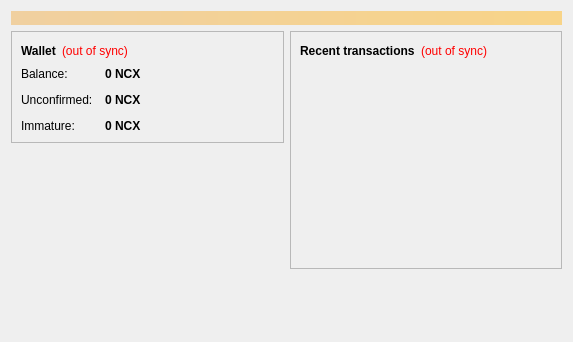
<?xml version="1.0" encoding="UTF-8"?>
<ui version="4.0">
 <class>OverviewPage</class>
 <widget class="QWidget" name="OverviewPage">
  <property name="geometry">
   <rect>
    <x>0</x>
    <y>0</y>
    <width>573</width>
    <height>342</height>
   </rect>
  </property>
  <property name="windowTitle">
   <string>Form</string>
  </property>
  <layout class="QVBoxLayout" name="topLayout">
   <item>
    <widget class="QLabel" name="labelAlerts">
     <property name="visible">
      <bool>false</bool>
     </property>
     <property name="styleSheet">
      <string notr="true">background-color: qlineargradient(x1: 0, y1: 0, x2: 1, y2: 0, stop:0 #F0D0A0, stop:1 #F8D488); color:#000000;</string>
     </property>
     <property name="wordWrap">
      <bool>true</bool>
     </property>
     <property name="margin">
      <number>3</number>
     </property>
    </widget>
   </item>
   <item>
    <layout class="QHBoxLayout" name="horizontalLayout" stretch="1,1">
     <item>
      <layout class="QVBoxLayout" name="verticalLayout_2">
       <item>
        <widget class="QFrame" name="frame">
         <property name="frameShape">
          <enum>QFrame::StyledPanel</enum>
         </property>
         <property name="frameShadow">
          <enum>QFrame::Raised</enum>
         </property>
         <layout class="QVBoxLayout" name="verticalLayout_4">
          <item>
           <layout class="QHBoxLayout" name="horizontalLayout_4">
            <item>
             <widget class="QLabel" name="label_5">
              <property name="font">
               <font>
                <weight>75</weight>
                <bold>true</bold>
               </font>
              </property>
              <property name="text">
               <string>Wallet</string>
              </property>
             </widget>
            </item>
            <item>
             <widget class="QLabel" name="labelWalletStatus">
              <property name="toolTip">
               <string>The displayed information may be out of date. Your wallet automatically synchronizes with the Ncccoin network after a connection is established, but this process has not completed yet.</string>
              </property>
              <property name="styleSheet">
               <string notr="true">QLabel { color: red; }</string>
              </property>
              <property name="text">
               <string notr="true">(out of sync)</string>
              </property>
              <property name="alignment">
               <set>Qt::AlignLeading|Qt::AlignLeft|Qt::AlignVCenter</set>
              </property>
             </widget>
            </item>
            <item>
             <spacer name="horizontalSpacer_2">
              <property name="orientation">
               <enum>Qt::Horizontal</enum>
              </property>
              <property name="sizeHint" stdset="0">
               <size>
                <width>40</width>
                <height>20</height>
               </size>
              </property>
             </spacer>
            </item>
           </layout>
          </item>
          <item>
           <layout class="QFormLayout" name="formLayout_2">
            <property name="fieldGrowthPolicy">
             <enum>QFormLayout::AllNonFixedFieldsGrow</enum>
            </property>
            <property name="horizontalSpacing">
             <number>12</number>
            </property>
            <property name="verticalSpacing">
             <number>12</number>
            </property>
            <item row="0" column="0">
             <widget class="QLabel" name="label">
              <property name="text">
               <string>Balance:</string>
              </property>
             </widget>
            </item>
            <item row="0" column="1">
             <widget class="QLabel" name="labelBalance">
              <property name="font">
               <font>
                <weight>75</weight>
                <bold>true</bold>
               </font>
              </property>
              <property name="cursor">
               <cursorShape>IBeamCursor</cursorShape>
              </property>
              <property name="toolTip">
               <string>Your current balance</string>
              </property>
              <property name="text">
               <string notr="true">0 NCX</string>
              </property>
              <property name="textInteractionFlags">
               <set>Qt::LinksAccessibleByMouse|Qt::TextSelectableByKeyboard|Qt::TextSelectableByMouse</set>
              </property>
             </widget>
            </item>
            <item row="1" column="0">
             <widget class="QLabel" name="label_3">
              <property name="text">
               <string>Unconfirmed:</string>
              </property>
             </widget>
            </item>
            <item row="1" column="1">
             <widget class="QLabel" name="labelUnconfirmed">
              <property name="font">
               <font>
                <weight>75</weight>
                <bold>true</bold>
               </font>
              </property>
              <property name="cursor">
               <cursorShape>IBeamCursor</cursorShape>
              </property>
              <property name="toolTip">
               <string>Total of transactions that have yet to be confirmed, and do not yet count toward the current balance</string>
              </property>
              <property name="text">
               <string notr="true">0 NCX</string>
              </property>
              <property name="textInteractionFlags">
               <set>Qt::LinksAccessibleByMouse|Qt::TextSelectableByKeyboard|Qt::TextSelectableByMouse</set>
              </property>
             </widget>
            </item>
            <item row="2" column="0">
             <widget class="QLabel" name="labelImmatureText">
              <property name="text">
               <string>Immature:</string>
              </property>
             </widget>
            </item>
            <item row="2" column="1">
             <widget class="QLabel" name="labelImmature">
              <property name="font">
               <font>
                <weight>75</weight>
                <bold>true</bold>
               </font>
              </property>
              <property name="toolTip">
               <string>Mined balance that has not yet matured</string>
              </property>
              <property name="text">
               <string notr="true">0 NCX</string>
              </property>
              <property name="textInteractionFlags">
               <set>Qt::LinksAccessibleByMouse|Qt::TextSelectableByKeyboard|Qt::TextSelectableByMouse</set>
              </property>
             </widget>
            </item>
           </layout>
          </item>
         </layout>
        </widget>
       </item>
       <item>
        <spacer name="verticalSpacer">
         <property name="orientation">
          <enum>Qt::Vertical</enum>
         </property>
         <property name="sizeHint" stdset="0">
          <size>
           <width>20</width>
           <height>40</height>
          </size>
         </property>
        </spacer>
       </item>
      </layout>
     </item>
     <item>
      <layout class="QVBoxLayout" name="verticalLayout_3">
       <item>
        <widget class="QFrame" name="frame_2">
         <property name="frameShape">
          <enum>QFrame::StyledPanel</enum>
         </property>
         <property name="frameShadow">
          <enum>QFrame::Raised</enum>
         </property>
         <layout class="QVBoxLayout" name="verticalLayout">
          <item>
           <layout class="QHBoxLayout" name="horizontalLayout_2">
            <item>
             <widget class="QLabel" name="label_4">
              <property name="text">
               <string>&lt;b&gt;Recent transactions&lt;/b&gt;</string>
              </property>
             </widget>
            </item>
            <item>
             <widget class="QLabel" name="labelTransactionsStatus">
              <property name="toolTip">
               <string>The displayed information may be out of date. Your wallet automatically synchronizes with the Ncccoin network after a connection is established, but this process has not completed yet.</string>
              </property>
              <property name="styleSheet">
               <string notr="true">QLabel { color: red; }</string>
              </property>
              <property name="text">
               <string notr="true">(out of sync)</string>
              </property>
              <property name="alignment">
               <set>Qt::AlignRight|Qt::AlignTrailing|Qt::AlignVCenter</set>
              </property>
             </widget>
            </item>
            <item>
             <spacer name="horizontalSpacer">
              <property name="orientation">
               <enum>Qt::Horizontal</enum>
              </property>
              <property name="sizeHint" stdset="0">
               <size>
                <width>40</width>
                <height>20</height>
               </size>
              </property>
             </spacer>
            </item>
           </layout>
          </item>
          <item>
           <widget class="QListView" name="listTransactions">
            <property name="styleSheet">
             <string notr="true">QListView { background: transparent; }</string>
            </property>
            <property name="frameShape">
             <enum>QFrame::NoFrame</enum>
            </property>
            <property name="verticalScrollBarPolicy">
             <enum>Qt::ScrollBarAlwaysOff</enum>
            </property>
            <property name="horizontalScrollBarPolicy">
             <enum>Qt::ScrollBarAlwaysOff</enum>
            </property>
            <property name="selectionMode">
             <enum>QAbstractItemView::NoSelection</enum>
            </property>
           </widget>
          </item>
         </layout>
        </widget>
       </item>
       <item>
        <spacer name="verticalSpacer_2">
         <property name="orientation">
          <enum>Qt::Vertical</enum>
         </property>
         <property name="sizeHint" stdset="0">
          <size>
           <width>20</width>
           <height>40</height>
          </size>
         </property>
        </spacer>
       </item>
      </layout>
     </item>
    </layout>
   </item>
  </layout>
 </widget>
 <resources/>
 <connections/>
</ui>
